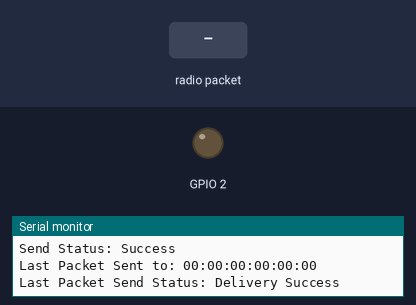
This sketch was run on a simulated ESP32. Shown: output pins drawn as LEDs (lit = HIGH), the last lines printed to the serial monitor. Inputs (shaded band) come from the test bench.

Above: at 1.2 s.
1.3 s: radio packet "1" arrives
At 1.6 s:
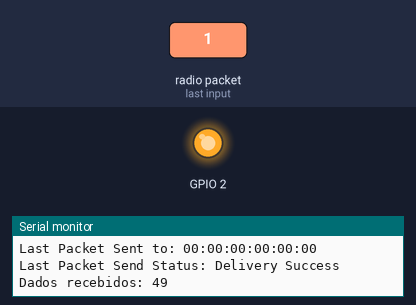
Timing chart, 0 to 4.3 s (numbered marks = the images above; inputs shaded):
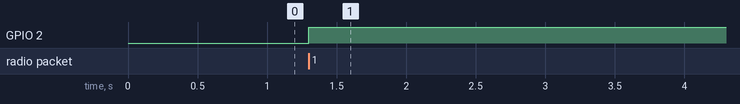

The sketch:

esp_slave3.ino
```cpp
//C4:D8:D5:95:33:6C mac do meu slave

//documentação do ESP-NOW
//https://docs.espressif.com/projects/esp-idf/en/stable/esp32/api-reference/network/esp_now.html

#include <esp_now.h>
#include <WiFi.h>

#define CHANNEL 1//configura o canal de 0 a 13 e deve ser configurado o mesmo canal no código do mestre
#define ENCRYPT 1//configura se vai usar criptografia 0 para não usar e 1 para usar e deve ser configurado o mesmo no código do mestre

//estrutura que armazena as informações do par mestre
esp_now_peer_info_t master = {};

//endereço mac do mestre
//uint8_t é um tipo de dado inteiro de 8bits/1byte sem sinal que vai de 0 a 255 ou 0x00 a 0xFF em exadecimal
uint8_t macmaster[6] = {0xEC, 0x64, 0xC9, 0x5E, 0x60, 0x20};

//ID do dispositivo
//deve estar de 0 a 255 pois na função esp_now_send() o tipo de dade tem que ser uint8_t
#define ID 12

//tempo do deep sleep em segundos
#define TIME_SLEEP 10

//constantes exclusiva para comunicação do projeto SIMTER então deve ser declarado no master também

//#define ASK_ID 10 // perguntar o id do slave "não vou usar mais porque não precisa e isso poupa tempo e energia"

#define ID_RECEIVED 20 // confirmar que o id foi recebido e que o slave pode dormir

//   vvv   ainda não consigui pensar como vou fazer isso na versão atual pois os slaves ficam acordados por aulgumas dezenas milisegundos"
//#define NEARBY_DEVICES 30 // perguntar ao slave os dispositivos proximos a ele para aumentar o alcançe do master


// Init ESP Now with fallback
void InitESPNow() {
  WiFi.disconnect();
  if (esp_now_init() == ESP_OK) {
    Serial.println("ESPNow Init Success");
  }
  else {
    Serial.println("ESPNow Init Failed");
    ESP.restart();
  }
}


// send data
void sendData(uint8_t data, const uint8_t *peer_addr) {

  Serial.print("Sending to: ");
  //mostra para qual endereço mac está mandando esses dados
  for (int i = 0; i < 6; ++i ) {
    Serial.print((uint8_t) peer_addr[i], HEX);
    if (i != 5) Serial.print(":");
  }
  Serial.println();
  //manda 'data' de tamanho em bytes 'sizeof(data)' para o mac 'peer_addr'
  esp_err_t result = esp_now_send(peer_addr, &data, sizeof(data));//<<<<<<<<mainline
  Serial.print("Send Status: ");
  //mostra se houve sucesso ou alguma falha
  if (result == ESP_OK) {
    Serial.println("Success");
  } else if (result == ESP_ERR_ESPNOW_NOT_INIT) {
    // How did we get so far!!
    Serial.println("ESPNOW not Init.");
  } else if (result == ESP_ERR_ESPNOW_ARG) {
    Serial.println("Invalid Argument");
  } else if (result == ESP_ERR_ESPNOW_INTERNAL) {
    Serial.println("Internal Error");
  } else if (result == ESP_ERR_ESPNOW_NO_MEM) {
    Serial.println("ESP_ERR_ESPNOW_NO_MEM");
  } else if (result == ESP_ERR_ESPNOW_NOT_FOUND) {
    Serial.println("Peer not found.");
  } else {
    Serial.println("Not sure what happened");
  }
}

//essa função é chamada automaticamente quando alguma informação é enviada
//pode registrar uma função para isso chamando esp_now_register_send_cb('função a ser chamada')
void OnDataSent(const uint8_t *mac_addr, esp_now_send_status_t status) {
  char macStr[18];
  snprintf(macStr, sizeof(macStr), "%02x:%02x:%02x:%02x:%02x:%02x",
           mac_addr[0], mac_addr[1], mac_addr[2], mac_addr[3], mac_addr[4], mac_addr[5]);
  Serial.print("Last Packet Sent to: "); Serial.println(macStr);
  Serial.print("Last Packet Send Status: "); Serial.println(status == ESP_NOW_SEND_SUCCESS ? "Delivery Success" : "Delivery Fail");
}

//essa função é chamada automaticamente quando alguma informação é recebida
//pode registrar uma função para isso chamando esp_now_register_recv_cb('função a ser chamada')
void OnDataRecv(const uint8_t *mac, const uint8_t *data, int len) {
  digitalWrite(2, 1);//liga o led da placa do ESP32
  Serial.print("Dados recebidos: ");
  for (int i = 0; i < len; i++) {
    Serial.print(data[i]);
    Serial.print(" ");
  }
  Serial.println();
  //se a informação recebida for a confimação o escravo vai dormir
  if (data[0] == ID_RECEIVED) {
    Serial.println("Entrando em deep sleep...");
    delay(50);//para manter o lede ligado por um tempo
    digitalWrite(2, 0);//desliga o led da placa do ESP32
    esp_sleep_enable_timer_wakeup(TIME_SLEEP * 1000000);
    esp_deep_sleep_start();
  }
}


void setup() {
  Serial.begin(115200);
  //Set device in STA mode to begin with
  WiFi.mode(WIFI_STA);
  // This is the mac address of the Slave in STA Mode
  Serial.print("STA MAC: "); Serial.println(WiFi.macAddress());

  //inicializa o pino do led da placa do ESP32 com objetivo de ser um indicador de quando ele se comunica com sucesso
  pinMode(2, OUTPUT);

  //inicializa o ESP-NOW
  InitESPNow();

  //configura o par do mestre
  master.channel = CHANNEL;
  master.encrypt = ENCRYPT;
  memcpy(master.peer_addr, macmaster, sizeof(macmaster));
  esp_now_add_peer(&master);

  esp_now_register_recv_cb(OnDataRecv);
  esp_now_register_send_cb(OnDataSent);
}


void loop() {
  Serial.println();
  sendData(ID, master.peer_addr);
  delay(1000);
}
```

Measured:
- after the input at 1.3 s, GPIO 2: LOW → HIGH at once
